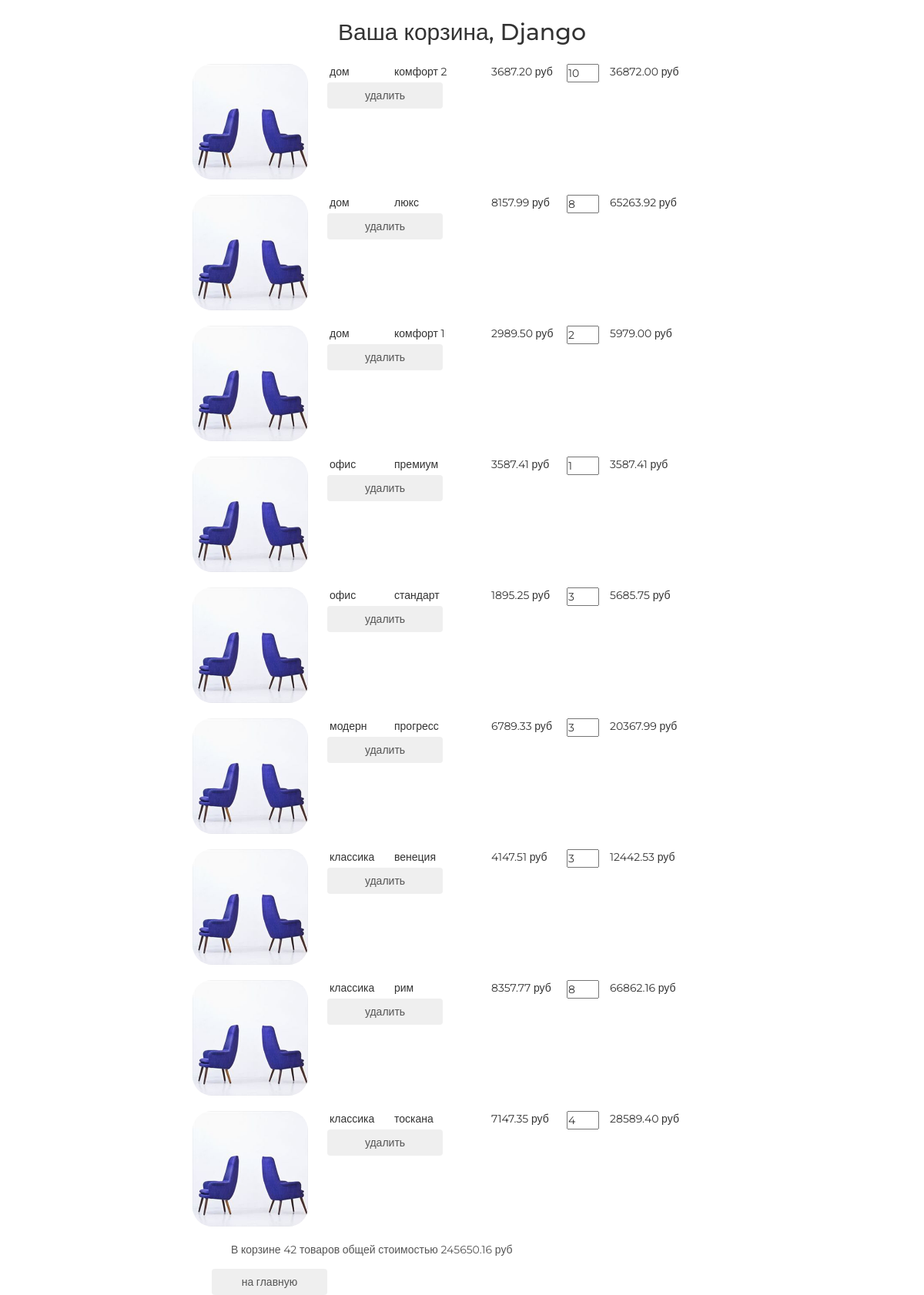
/basket/ (signed in), run on an earlier commit of the app's database.
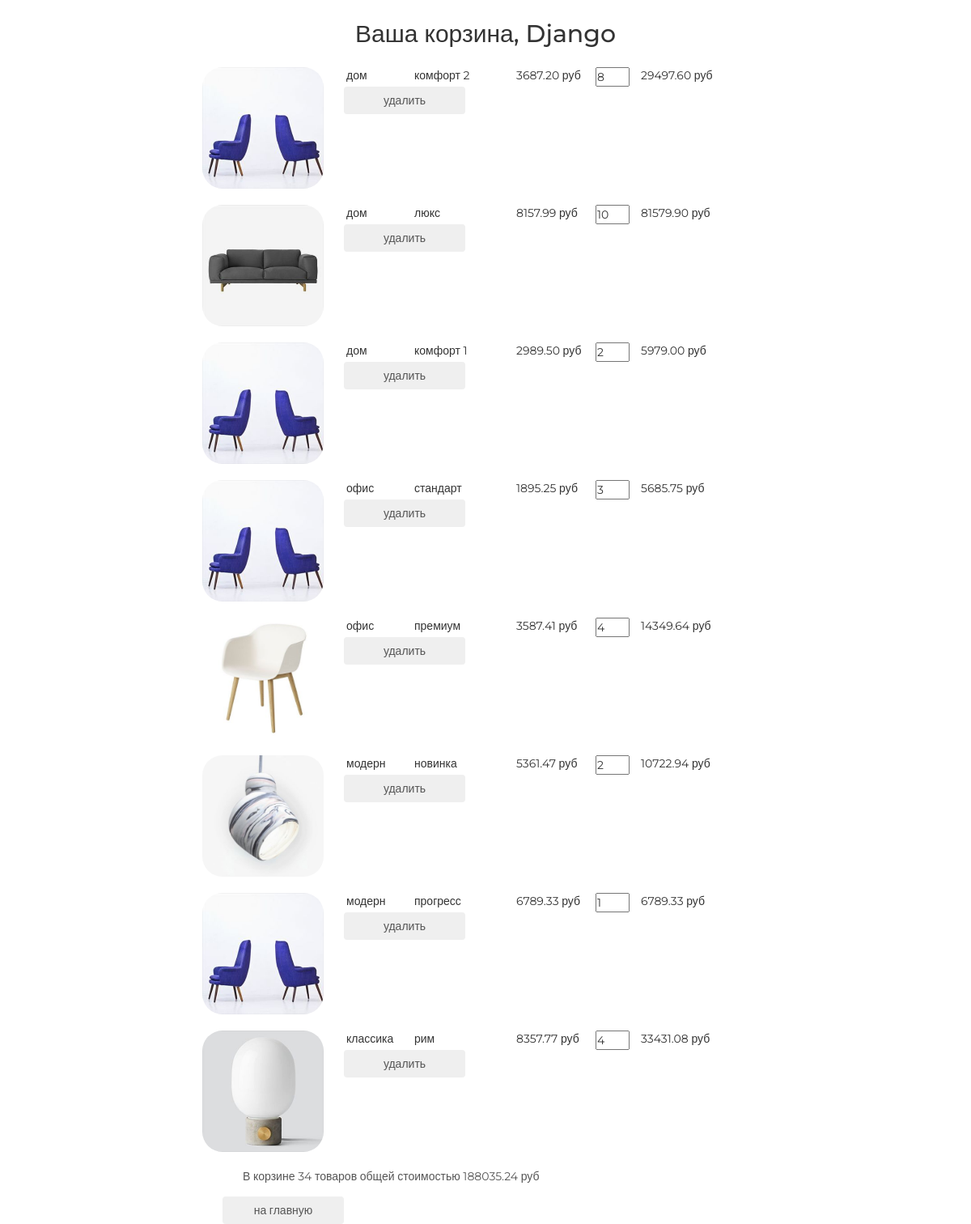
And on a later commit of the database.
### basketapp/models.py (models this page shows)
class Basket(models.Model):
    user = models.ForeignKey(settings.AUTH_USER_MODEL, on_delete=models.CASCADE, related_name='basket')
    product = models.ForeignKey(Product, on_delete=models.CASCADE)
    quantity = models.PositiveIntegerField(verbose_name='количество', default=0)
    add_datetime = models.DateTimeField(auto_now_add=True, verbose_name='время')
    @property
    def product_cost(self):
        return self.product.price * self.quantity
    @property
    def total_quantity(self):
        _items = Basket.objects.filter(user=self.user)
        _total_quantity = sum(list(map(lambda x: x.quantity, _items)))
        return _total_quantity
    @property
    def total_cost(self):
        _items = Basket.objects.filter(user=self.user)
        _total_cost = sum(list(map(lambda x: x.product_cost, _items)))
        return _total_cost

### mainapp/models.py (models this page shows, shortened)
class Product(models.Model):
    category = models.ForeignKey(ProductCategory, on_delete=models.CASCADE, verbose_name='категория')
    name = models.CharField(max_length=128, verbose_name='название')
    image = models.ImageField(upload_to='products_images', blank=True, verbose_name='картинка')
    short_desc = models.CharField(max_length=120, verbose_name='кратокое описание')
    description = models.TextField(verbose_name='описание', blank=True)
    price = models.DecimalField(max_digits=8, decimal_places=2, default=0, verbose_name='цена')
    quantity = models.SmallIntegerField(default=0, verbose_name='количество на складе')

class ProductCategory(models.Model):
    name = models.CharField(max_length=64, unique=True, verbose_name='имя')
    description = models.TextField(verbose_name='описание')

### authapp/models.py (models this page shows)
class ShopUser(AbstractUser):
    avatar = models.ImageField(upload_to='users_avatars', blank=True, verbose_name='Аватар')
    age = models.PositiveSmallIntegerField(verbose_name='возраст')

### basketapp/views.py (the view)
# urls.py: path("", basketapp.basket, name="view"),
@login_required
def basket(request):
    title = 'корзина'
    basket_items = Basket.objects.filter(user=request.user).order_by('product__category')
    content = {
        'title': title,
        'basket_items': basket_items,
    }
    return render(request, 'basketapp/basket.html', content)

### basketapp/templates/basketapp/basket.html
{% extends 'basketapp/base.html' %}
{% load static %}
{% block content %}
<div class="basket_list">
    {% include 'basketapp/includes/inc_basket_list.html' %}
    <button class="btn btn-round">
        <a href="{% url 'main' %}">на главную</a>
    </button>
</div>
{% endblock %}

### basketapp/templates/basketapp/includes/inc_basket_list.html
{% for item in basket_items %}
<div class="basket_record">
    <img src="/media/{{ item.product.image }}"
         alt="{{ item.product.short_desc }}">
    <span class="category_name">{{ item.product.category.name }}</span>
    <span class="product_name">{{ item.product.name }}</span>
    <span class="product_price">{{ item.product.price }}&nbsp;руб</span>
    <input type="number" name="{{ item.pk }}"
           min="0"
           value="{{ item.quantity }}">
    <span class="product_cost">{{ item.product_cost }}&nbsp;руб</span>
    <button class="btn btn-round">
        <a href="{% url 'basket:delete' item.pk %}" class="">
            удалить
        </a>
    </button>
</div>
{% endfor %}
{% if basket_items %}
<div class="basket_summary">
    В корзине {{ basket_items.0.total_quantity }} товаров общей стоимостью
    {{ basket_items.0.total_cost }} руб
</div>
{% endif %}

What changed in the data, as far as the page shows it:
removed Basket: product.image (picture), product.category.name "офис", product.name "премиум", product.price "3587.41", quantity "1", product_cost "3587.41"
removed Basket: product.image (picture), product.category.name "модерн", product.name "прогресс", product.price "6789.33", quantity "3", product_cost "20367.99"
removed Basket: product.image (picture), product.category.name "классика", product.name "венеция", product.price "4147.51", quantity "3", product_cost "12442.53"
removed Basket: product.image (picture), product.category.name "классика", product.name "рим", product.price "8357.77", quantity "8", product_cost "66862.16"
removed Basket: product.image (picture), product.category.name "классика", product.name "тоскана", product.price "7147.35", quantity "4", product_cost "28589.40"
changed Basket "комфорт 2": quantity "10" → "8"; product_cost "36872.00" → "29497.60"; user+quantity "42" → "34"; user+product+quantity "245650.16" → "188035.24"
changed Basket "люкс": product.image: a different picture; quantity "8" → "10"; product_cost "65263.92" → "81579.90"
added Basket: product.image (picture), product.category.name "офис", product.name "премиум", product.price "3587.41", quantity "4", product_cost "14349.64"
added Basket: product.image (picture), product.category.name "модерн", product.name "новинка", product.price "5361.47", quantity "2", product_cost "10722.94"
added Basket: product.image (picture), product.category.name "модерн", product.name "прогресс", product.price "6789.33", quantity "1", product_cost "6789.33"
added Basket: product.image (picture), product.category.name "классика", product.name "рим", product.price "8357.77", quantity "4", product_cost "33431.08"
